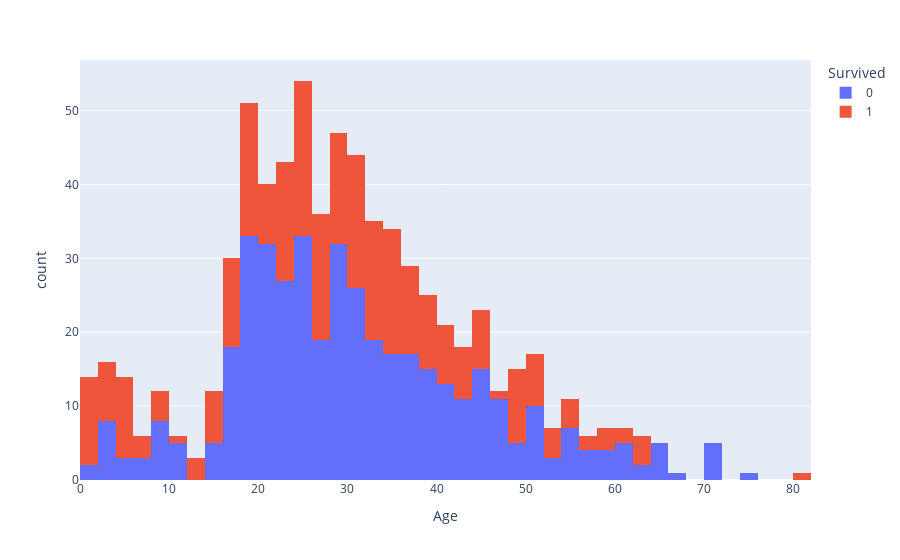

The code cell stored with this chart in its notebook:
### Markdown cell above
Ahora regresamos a la variable de edad, donde tendremos que resolver los 177 datos faltantes que presenta.

Se volverá a realizar una gráfica, de forma que se decida cuál es la mejor forma de sustituir los datos faltantes.

### Code cell
px.histogram(train, x="Age", color="Survived")

### Figure 1 — Plotly figure (JSON) as saved in the notebook; plotly's stock layout.template omitted (floating-point values rounded to 4 significant figures; data arrays with more than 128 entries replaced by an {"elided": "..."} marker saying what was removed)
{"data": [{"alignmentgroup": "True", "bingroup": "x", "hovertemplate": "Survived=0<br>Age=%{x}<br>count=%{y}<extra></extra>", "legendgroup": "0", "marker": {"color": "#636efa", "pattern": {"shape": ""}}, "name": "0", "offsetgroup": "0", "orientation": "v", "showlegend": true, "type": "histogram", "x": {"elided": "549 float values"}, "xaxis": "x", "yaxis": "y"}, {"alignmentgroup": "True", "bingroup": "x", "hovertemplate": "Survived=1<br>Age=%{x}<br>count=%{y}<extra></extra>", "legendgroup": "1", "marker": {"color": "#EF553B", "pattern": {"shape": ""}}, "name": "1", "offsetgroup": "1", "orientation": "v", "showlegend": true, "type": "histogram", "x": {"elided": "342 float values"}, "xaxis": "x", "yaxis": "y"}], "layout": {"barmode": "relative", "legend": {"title": {"text": "Survived"}, "tracegroupgap": 0}, "margin": {"t": 60}, "xaxis": {"anchor": "y", "domain": [0, 1], "title": {"text": "Age"}}, "yaxis": {"anchor": "x", "domain": [0, 1], "title": {"text": "count"}}}}
